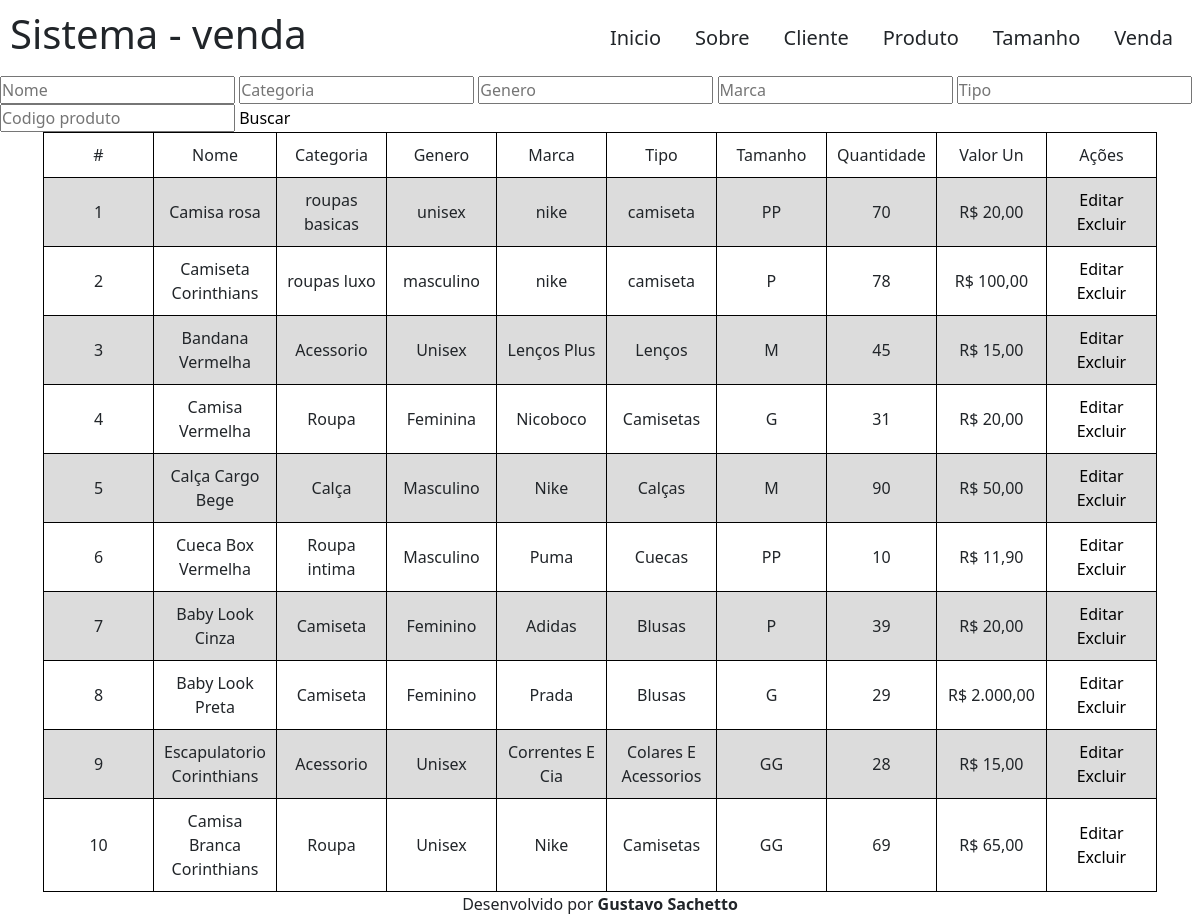
The page /view/pages/produto.php on the database its author committed.
### tables this page shows
create table tamanhoP(
	quantidade int not null,

	codProduto int not null,
	constraint fkcodProduto foreign key (codProduto) references produto(codProduto),

	codTam int not null,
	constraint fkcodTam foreign key(codTam) references tamanho(codTam)
);

create table produto(
	codProduto int auto_increment not null primary key,
	nomeProduto varchar (70) not null,
	quantidade int not null,
	valor decimal(7,2) not null
);

create table tamanho(
	codTam int auto_increment not null primary key,
    tipoTamanho char(5) unique
);

### model/conexao.php (called while the page is built, shortened)
<?php
class conexao{
    private $pdo;
    public function __construct($dbname, $host, $user, $password) {
        try {
            $this -> pdo = New PDO ("mysql:dbname=" . $dbname . ";host=" . $host, $user, $password);
            return "CONEXÃO DO PDO";
        } catch (PDOException $erro) {
            return "ERRO DE CONEXÃO NO PDO:" . $erro -> getMessage();
            exit();
        } catch (Exception $erro) {
            return "ERRO NÃO PASSOU DA CONEXÃO:" . $erro -> getMessage();
            exit();
        }
    }
    public function consultaProduto($buscaNome, $buscaCate, $buscaGen, $buscaMarca, $buscaTipo, $buscaCod) {
        $consulta = "SELECT produto.codProduto, produto.nomeProduto, produto.valor, produto.tipo, produto.marca, produto.categoria, produto.genero, tamanho.tipoTamanho, tamanhop.quantidade FROM produto
        INNER JOIN tamanhop ON tamanhop.codProduto = produto.codProduto
        INNER JOIN tamanho ON tamanho.codTam = tamanhop.codTam WHERE
        produto.nomeProduto LIKE '%$buscaNome%'   AND
        produto.categoria   LIKE '%$buscaCate%'   AND
        produto.genero      LIKE '%$buscaGen%'    AND
        produto.marca       LIKE '%$buscaMarca%'  AND
        produto.tipo        LIKE '%$buscaTipo%'   AND
        produto.codProduto  LIKE '%$buscaCod%' ORDER BY produto.codProduto ASC";
        $resultado = $this -> consultaBanco($consulta);
        return $resultado;
    }
    public function consultaBanco($consulta) {
        $consultaBanco = $this -> pdo -> query($consulta);
        $consultaBanco -> execute();
        while ($resultado = $consultaBanco -> fetchAll(PDO::FETCH_ASSOC)) {
            return $resultado;
        }
    }
}
?>

### controller/exibeProduto.php (the view, shortened to what this page needs)
<?php
    require_once '../../model/conexao.php';
    $config = parse_ini_file('../../model/config.ini');
    $conexao = new conexao ($config['dbname'], $config['host'], $config['user'], $config['password']);
    $consulta = "SELECT count(*) FROM produto";
    $verifica = $conexao -> consultaBanco($consulta);
    $buscaNome = $buscaCate = $buscaGen = $buscaMarca = $buscaTipo = $buscaCod = "";
    $produtos = $conexao -> consultaProduto($buscaNome, $buscaCate, $buscaGen, $buscaMarca, $buscaTipo, $buscaCod);
    if ($verifica[0]['count(*)'] !== 0) {
        echo "
        <table>
            <tr>
                <td>#</td>
                <td>Nome</td>
                <td>Categoria</td>
                <td>Genero</td>
                <td>Marca</td>
                <td>Tipo</td>
                <td>Tamanho</td>
                <td>Quantidade</td>
                <td>Valor Un</td>
                <td>Ações</td>
            </tr>
        ";
        foreach ($produtos as $produto) {
            echo "
                <tr>
                    <td>" . stripslashes($produto['codProduto']) . "</td>
                    <td>" . stripslashes($produto['nomeProduto']) . "</td>
                    <td>" . stripslashes($produto['categoria']) . "</td>
                    <td>" . stripslashes($produto['genero']) . "</td>
                    <td>" . stripslashes($produto['marca']) . "</td>
                    <td>" . stripslashes($produto['tipo']) . "</td>
                    <td>" . stripslashes($produto['tipoTamanho']) . "</td>
                    <td>" . stripslashes($produto['quantidade']) . "</td>
                    <td>" . "R$ " . number_format($produto['valor'], 2, ",", ".") . "</td>
                    <td>
                        <button>Editar</button>
                        <button>Excluir</button>
                    </td>
                </tr>
            ";
        }
        echo "</table>";
    } else {
        echo "<p>Nenhum produto cadastrado!</p>";
    }
?>

### view/css/style.css (style rules this page uses)
* { margin: 0; padding: 0; text-decoration: none; }

### view/css/table.css (style rules this page uses)
table, th, td { border: 1px solid black; }
table { border-collapse: collapse; margin: auto; }
th, td { padding: 10px; text-align: center; width: 110px; }
tr:nth-child(even) { background-color: gainsboro; }
button { border: none; background: transparent; }

### rows shown on the page
tamanhop: codProduto.codProduto "1", codProduto.nomeProduto "Camisa rosa", codProduto.categoria "roupas basicas", codProduto.genero "unisex", codProduto.marca "nike", codProduto.tipo "camiseta", codTam.tipoTamanho "PP", quantidade "70", codProduto.valor "20,00"
tamanhop: codProduto.codProduto "2", codProduto.nomeProduto "Camiseta Corinthians", codProduto.categoria "roupas luxo", codProduto.genero "masculino", codProduto.marca "nike", codProduto.tipo "camiseta", codTam.tipoTamanho "P", quantidade "78", codProduto.valor "100,00"
tamanhop: codProduto.codProduto "3", codProduto.nomeProduto "Bandana Vermelha", codProduto.categoria "Acessorio", codProduto.genero "Unisex", codProduto.marca "Lenços Plus", codProduto.tipo "Lenços", codTam.tipoTamanho "M", quantidade "45", codProduto.valor "15,00"
tamanhop: codProduto.codProduto "4", codProduto.nomeProduto "Camisa Vermelha", codProduto.categoria "Roupa", codProduto.genero "Feminina", codProduto.marca "Nicoboco", codProduto.tipo "Camisetas", codTam.tipoTamanho "G", quantidade "31", codProduto.valor "20,00"
tamanhop: codProduto.codProduto "5", codProduto.nomeProduto "Calça Cargo Bege", codProduto.categoria "Calça", codProduto.genero "Masculino", codProduto.marca "Nike", codProduto.tipo "Calças", codTam.tipoTamanho "M", quantidade "90", codProduto.valor "50,00"
tamanhop: codProduto.codProduto "6", codProduto.nomeProduto "Cueca Box Vermelha", codProduto.categoria "Roupa intima", codProduto.genero "Masculino", codProduto.marca "Puma", codProduto.tipo "Cuecas", codTam.tipoTamanho "PP", quantidade "10", codProduto.valor "11,90"
tamanhop: codProduto.codProduto "7", codProduto.nomeProduto "Baby Look Cinza", codProduto.categoria "Camiseta", codProduto.genero "Feminino", codProduto.marca "Adidas", codProduto.tipo "Blusas", codTam.tipoTamanho "P", quantidade "39", codProduto.valor "20,00"
tamanhop: codProduto.codProduto "8", codProduto.nomeProduto "Baby Look Preta", codProduto.categoria "Camiseta", codProduto.genero "Feminino", codProduto.marca "Prada", codProduto.tipo "Blusas", codTam.tipoTamanho "G", quantidade "29", codProduto.valor "2.000,00"
tamanhop: codProduto.codProduto "9", codProduto.nomeProduto "Escapulatorio Corinthians", codProduto.categoria "Acessorio", codProduto.genero "Unisex", codProduto.marca "Correntes E Cia", codProduto.tipo "Colares E Acessorios", codTam.tipoTamanho "GG", quantidade "28", codProduto.valor "15,00"
tamanhop: codProduto.codProduto "10", codProduto.nomeProduto "Camisa Branca Corinthians", codProduto.categoria "Roupa", codProduto.genero "Unisex", codProduto.marca "Nike", codProduto.tipo "Camisetas", codTam.tipoTamanho "GG", quantidade "69", codProduto.valor "65,00"
